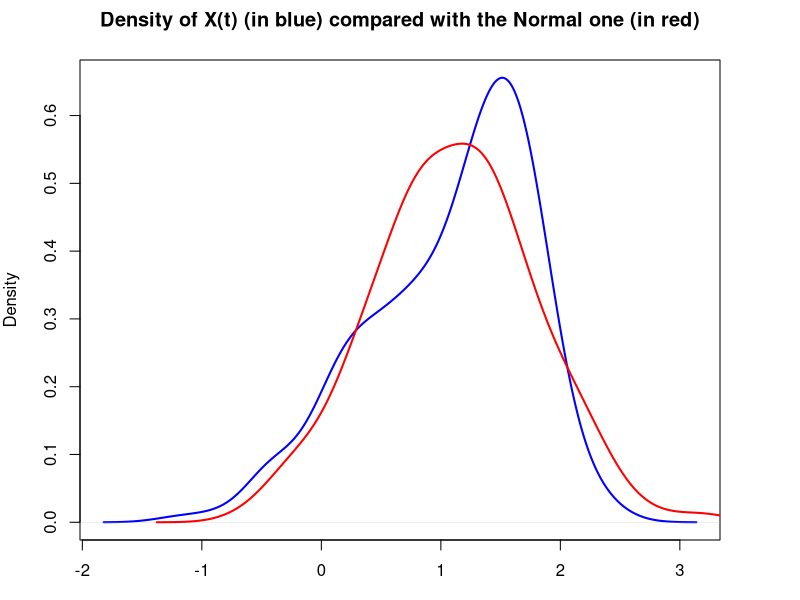
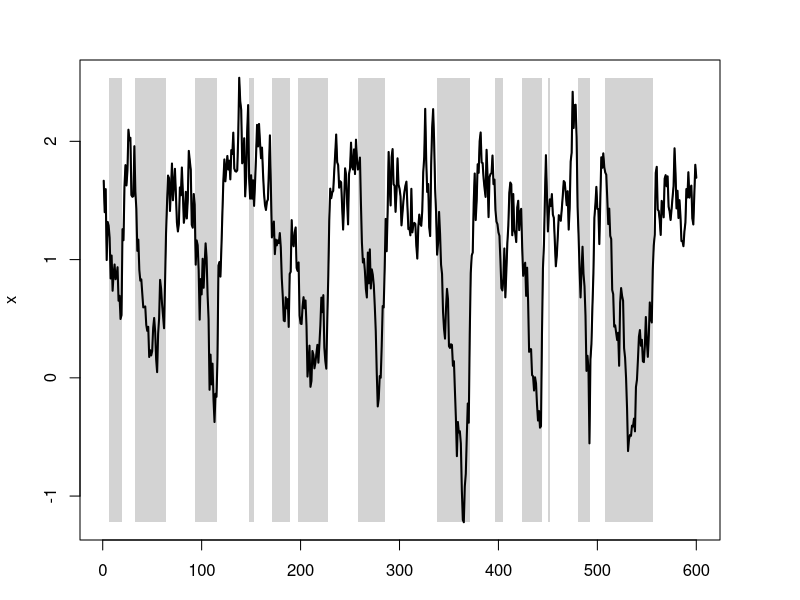
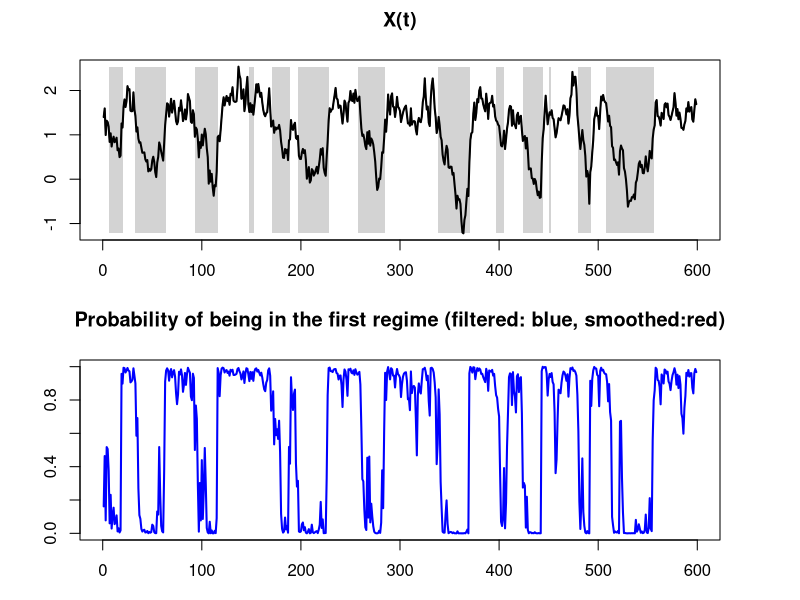

These charts were generated, in order, by the following R code:
# ==============================================================================
# Regime Switching Models
# ==============================================================================

#setwd("~/Google Drive/cours/ENSTA/R")

library(expm)


# ******************************************************************************
# Model:
#   X_t = mu_{s_t} + rho_{s_t}*X_{t-1} + sigma_{s_t} * epsilon_t
#   epsilon_t ~ N(0,1)
#   p_ij = P(s_t = j | s_t = i)
# ******************************************************************************


# ******************************************************************************
# Parameterization of Pi:

p_22 <- 0.95
p_11 <- 0.98
Pi <- matrix(c(p_11,1-p_22,1-p_11,p_22),2,2)


# ******************************************************************************
# Q1: Compute the undonditional distribution of s_t:
# ******************************************************************************


ergodic <- ((t(Pi))%^%1000)[,1]


# ******************************************************************************
# Parameterize mu, rho and Sigma:

rho2 <- 0.9
rho1 <- 0.7
rho <- matrix(c(rho1,rho2),1,2)
sigma2 <- .2
sigma1 <- .2
sigma <- matrix(c(sigma1,sigma2),1,2)
mu2 <- 0
mu1 <- .5
mu <- matrix(c(mu1,mu2),1,2)

unc_x <- (mu/(1-rho)) %*% ergodic

nb_sim <- 600
x <- matrix(0,nb_sim)
s <- matrix(0,nb_sim)



# ******************************************************************************
# Simulate s_t and X_t:

# Initialization
# =================
x[1] <- mu1/(1-rho1)
s[1] <- 1
x_coord <- 1
y_coord <- 1

for(t in 2:nb_sim){
  aux <- runif(1)
  if(s[t-1]==1){
    s[t] <- ifelse(aux<p_11,1,2)
  } else {
    s[t] <- ifelse(aux<p_22,2,1)
  }
  if(s[t]!=s[t-1]){
    x_coord <- c(x_coord,t,t)
    y_coord <- c(y_coord,s[t-1],s[t])
  }
  x[t] <- (s[t]==1)*(mu1 + rho1*x[t-1] + sigma1*rnorm(1)) +
    (s[t]==2)*(mu2 + rho2*x[t-1] + sigma2*rnorm(1))
}

# ******************************************************************************
# Compare histogram with the one of a Gaussian variable:
par(mfrow=c(1,1))
par(plt=c(0.1,0.9,0.1,0.9))
plot(density(x,bw=0.2),col="blue",lwd=2,main="Density of X(t) (in blue) compared with the Normal one (in red)")
x_norm <- mean(x)+sd(x)*rnorm(1000)
lines(density(x_norm,bw=0.2),col="red",lwd=2)


# ******************************************************************************
# Simulate trajectory:
par(mfrow=c(1,1))
par(plt=c(0.1,0.9,0.1,0.9))
plot(x,type='l',ylim=c(min(x),max(x)))
if(y_coord[length(y_coord)]==2){
  x_coord <- c(x_coord,nb_sim,nb_sim)
  y_coord <- c(y_coord,2,1)
} else {
  x_coord <- c(x_coord,nb_sim)
  y_coord <- c(y_coord,1)  
}
y_coord[y_coord==1] <- min(x)
y_coord[y_coord==2] <- max(x)
polygon(x_coord,y_coord,col='light grey',border = NA)
lines(x,lwd=2,type='l',ylim=c(min(x),max(x)),ljoin="round")


# ******************************************************************************
# Q2: Complete the following function, which returns the matrix eta,
#      whose lines are the eta_t, whose i-th entry is: f(x_t|x_{t-1},s_t = i)
# ******************************************************************************

compute_eta <- function(x,mu,sigma,rho,x_1){
  # N is the number of regimes:
  N <- max(dim(mu))
  T <- dim(x)[1]
  Ones <- matrix(1,T,1)
  y <- x%*%matrix(1,1,N) - Ones%*%mu - x_1%*%rho
  eta <- 1/sqrt(2*pi)*Ones%*%(1/sigma)*
    exp(-1/2*y^2/(Ones%*%(sigma^2)))
  return(eta)
}

x_1 <- as.matrix(x[1:(nb_sim-1)])
x <- as.matrix(x[2:nb_sim])
print(compute_eta(x,mu,sigma,rho,x_1))


# ******************************************************************************
# Q3: Complete the following function, which implements
#     the Kitagawa-Hamilton filter.
# ******************************************************************************

filter_prob <- function(eta,Pi,xi_0){
  T <- dim(eta)[1]
  N <- dim(eta)[2]
  xi <- matrix(0,T,N)
  xi[1,] <- (t(Pi)%*%xi_0)*eta[1,] /
    sum((t(Pi)%*%xi_0)*eta[1,])
  logl <- log(sum((t(Pi)%*%xi_0)*eta[1,]))
  for(t in 2:T){
    aux <- sum((t(Pi)%*%xi[t-1,])*eta[t,])
    xi[t,] <- (t(Pi)%*%xi[t-1,])*eta[t,] / aux
    logl <- logl + log(aux)
  }
  return(list(xi=xi,logl=logl))
}

x_1 <- x
x_1[2:NROW(x)] <- x[1:(NROW(x)-1),]
x_1[1] <- unc_x



# ******************************************************************************
# Q4: Use the filter to recover xi, the matrix of
#     filtered probabilities.
# ******************************************************************************

eta <- compute_eta(x,mu,sigma,rho,x_1)
#xi_0 <- uncond
xi_0 <- c(0,1)
xi   <- filter_prob(eta,Pi,xi_0)$xi

#stop()

par(mfrow=c(2,1))
par(plt=c(0.1,0.9,0.2,0.8))
plot(x,type='l',ylim=c(min(x),max(x)),main="X(t)",ylab="",xlab="")
if(y_coord[length(y_coord)]==2){
  x_coord <- c(x_coord,nb_sim,nb_sim)
  y_coord <- c(y_coord,2,1)
} else {
  x_coord <- c(x_coord,nb_sim)
  y_coord <- c(y_coord,1)  
}
y_coord[y_coord==1] <- min(x)
y_coord[y_coord==2] <- max(x)
polygon(x_coord,y_coord,col='light grey',border = NA)
lines(x,lwd=2,type='l',ylim=c(min(x),max(x)),ljoin="round")

plot(xi[,1],type='l',col="blue",lwd=2,main="Probability of being in the first regime (filtered: blue, smoothed:red)",ylab="",xlab="",ylim=c(0,1))



# ******************************************************************************
# Assume you do not know the model parameters.
# Q5: Complete the following function and maximize it to
#     get estimates of the model parameters
# ******************************************************************************

Loglik <- function(theta){
  mu <- matrix(theta[1:2],1,2)
  rho <- matrix(theta[3:4],1,2)
  sigma <- matrix(theta[5:6],1,2)
  p_22 <- exp(theta[7])/(1+exp(theta[7]))
  p_11 <- exp(theta[8])/(1+exp(theta[8]))
  Pi <- matrix(c(p_11,1-p_22,1-p_11,p_22),2,2)
  eta <- compute_eta(x,mu,sigma,rho,x_1)
  res <- filter_prob(eta,Pi,xi_0)
  return(- res$logl)
}

theta0 <- c(mu,rho,sigma,3,3)
#theta0 <- c(0*mu,0*rho,c(1,1))
print(Loglik(theta0))

opt1 <- optim(theta0,Loglik,
              method="Nelder-Mead",
              control=list(trace=TRUE,maxit=500),
              hessian=FALSE)
theta0 <- opt1$par
opt1 <- optim(theta0,Loglik,
              method="BFGS",
              control=list(trace=TRUE,maxit=100),
              hessian=FALSE)
theta0 <- opt1$par
opt1 <- optim(theta0,Loglik,
              method="Nelder-Mead",
              control=list(trace=TRUE,maxit=500),
              hessian=TRUE)
theta0 <- opt1$par

H <- opt1$hessian
H_1 <- solve(H)

A <- matrix(0,8,2)
A[,1] <- theta0
A[,2] <- sqrt(diag(H_1))
print(A)
